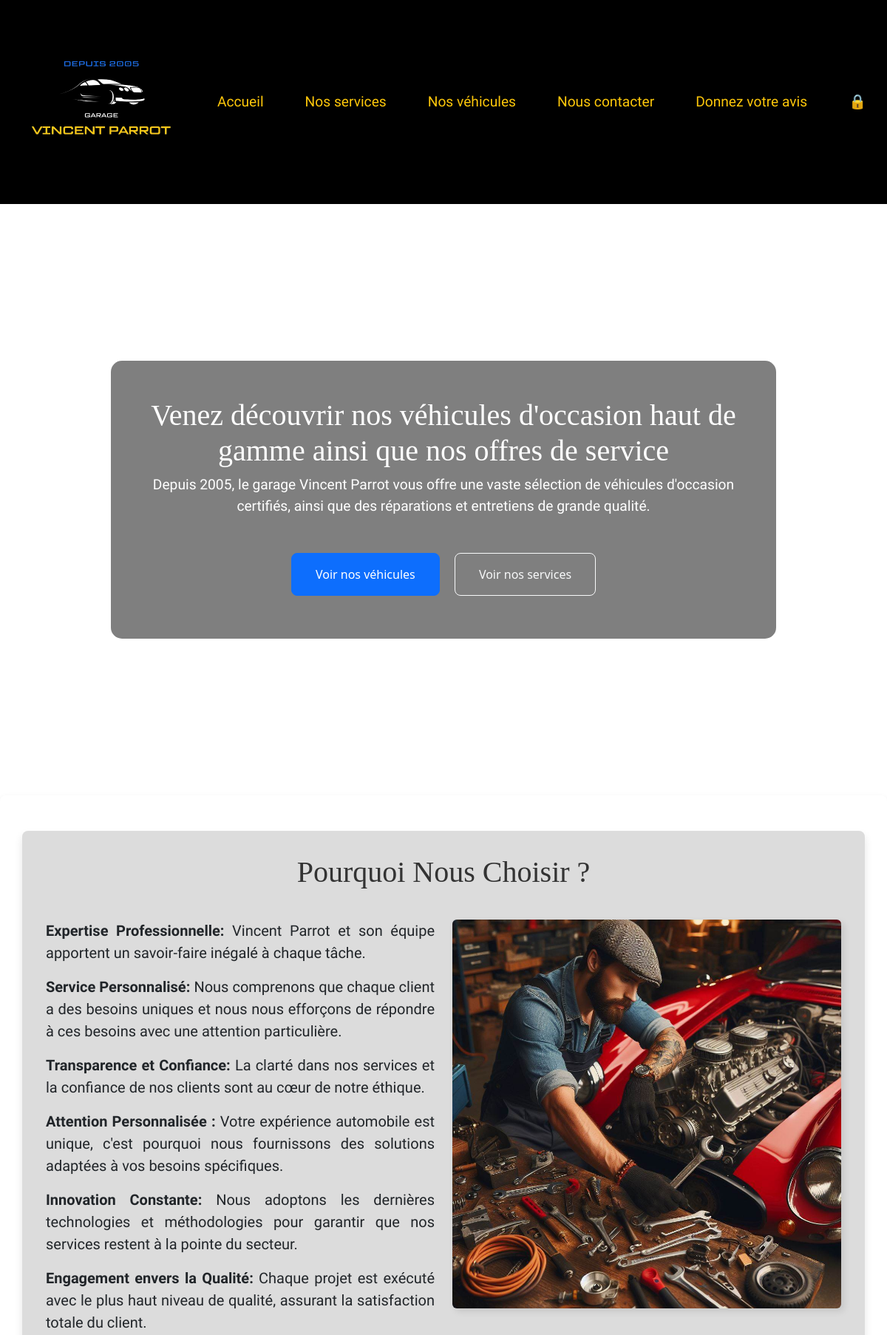
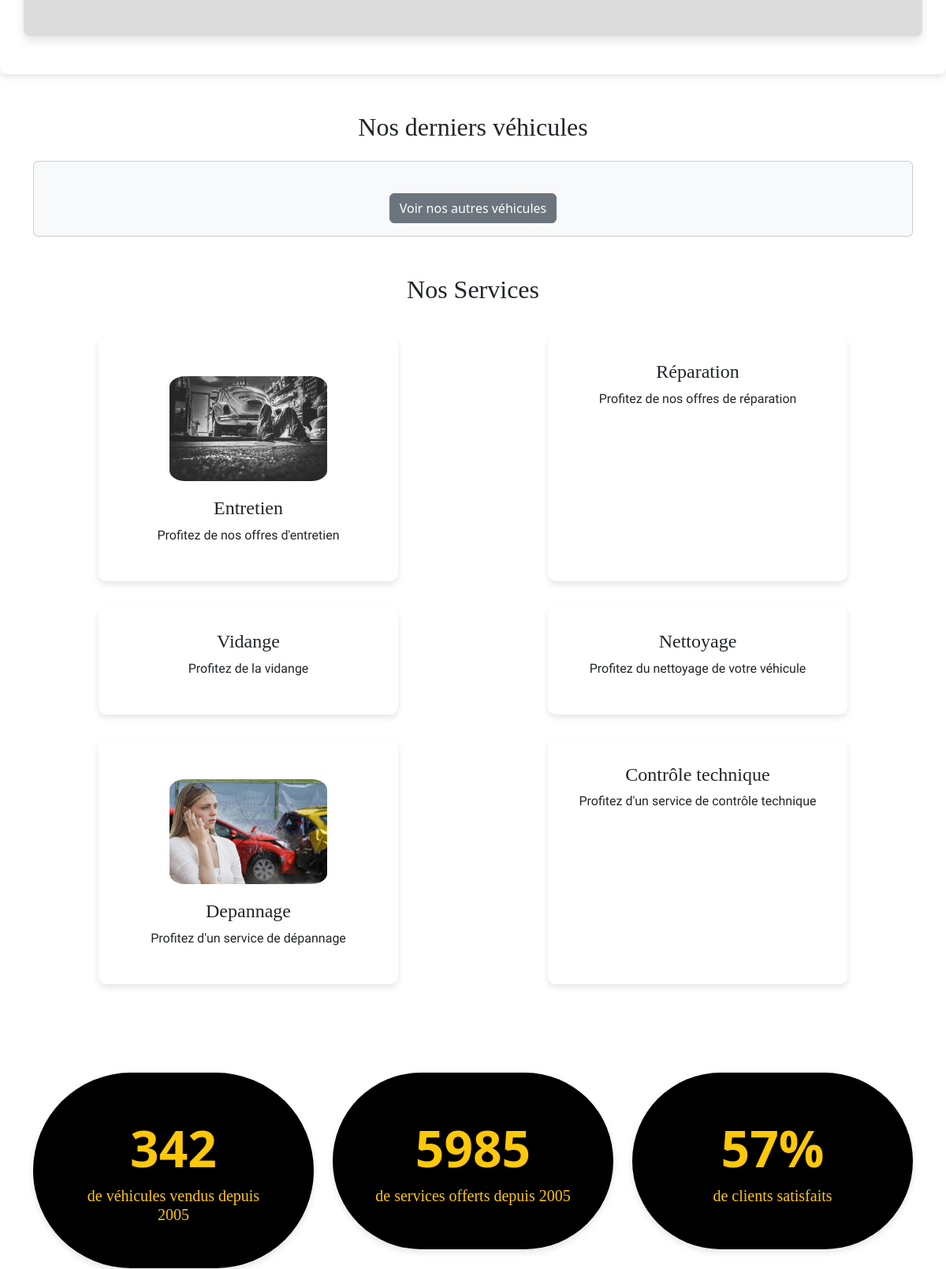
The page / (upper part) on the database its author committed (2 pictures, top to bottom).
### tables this page shows
CREATE TABLE IF NOT EXISTS `services` (
  `id` int(11) NOT NULL AUTO_INCREMENT,
  `description` varchar(255) DEFAULT NULL,
  `title` varchar(255) DEFAULT NULL,
  `img_service` varchar(255) NOT NULL,
  PRIMARY KEY (`id`)
);

### index.php (the view, shortened to what this page needs)
<?php
require_once 'includes/db.php';
try {
    $stmt = $conn->query("SELECT * FROM services");
    $services = $stmt->fetchAll();
} catch(PDOException $e) {
    error_log("Erreur lors de la récupération des services : " . $e->getMessage());
    $error_message = 'Une erreur s\'est produite. Veuillez réessayer plus tard.';
}
require_once 'includes/header.php';
?>
<!DOCTYPE html>
<html lang="fr">
<head>
    <link rel="stylesheet" href="css/global.css">
    <link rel="stylesheet" href="css/index.css">
    <link rel="stylesheet" href="css/services.css">
    <link rel="stylesheet" href="https://stackpath.bootstrapcdn.com/bootstrap/5.3.2/css/bootstrap.min.css">
</head>
<body>
    <main>
        <section class="welcome-section d-flex justify-content-center align-items-center text-center scroll-top">
            <video playsinline autoplay muted loop class="welcome-video">
                <source src="video/welcome_section.mp4" type="video/mp4">
            </video>
            <div class="welcome-text">
                <h1>Venez découvrir nos véhicules d'occasion haut de gamme ainsi que nos offres de service</h1>
                <p>Depuis 2005, le garage Vincent Parrot vous offre une vaste sélection de véhicules d'occasion certifiés, ainsi que des réparations et entretiens de grande qualité.</p>
                <a href="vehicles.php" class="btn btn-primary btn-lg">Voir nos véhicules</a>
                <a href="services.php" class="btn btn-outline-light btn-lg">Voir nos services</a>
            </div>
        </section>
        <section class="why-choose-us py-5 scroll-left">
        <div class="container">
            <div class="row">
                <div class="col-12 mb-4">
                    <h2 class="text-center">Pourquoi Nous Choisir ?</h2>
                </div>
            </div>
            <div class="row align-items-start g-4">
                <div class="col-md-6">
                    <p><strong>Expertise Professionnelle:</strong> Vincent Parrot et son équipe apportent un savoir-faire inégalé à chaque tâche.</p>
                    <p><strong>Service Personnalisé:</strong> Nous comprenons que chaque client a des besoins uniques et nous nous efforçons de répondre à ces besoins avec une attention particulière.</p>
                    <p><strong>Transparence et Confiance:</strong> La clarté dans nos services et la confiance de nos clients sont au cœur de notre éthique.</p>
                    <p><strong>Attention Personnalisée :</strong> Votre expérience automobile est unique, c'est pourquoi nous fournissons des solutions adaptées à vos besoins spécifiques.</p>
                    <p><strong>Innovation Constante:</strong> Nous adoptons les dernières technologies et méthodologies pour garantir que nos services restent à la pointe du secteur.</p>
                    <p><strong>Engagement envers la Qualité:</strong> Chaque projet est exécuté avec le plus haut niveau de qualité, assurant la satisfaction totale du client.</p>
                </div>
                <div class="col-md-6">
                    <img src="img/choose_us.jpg" alt="Image représentative générée en IA" class="img-fluid rounded">
                </div>
            </div>
        </div>
        </section>
        <section class="vehicles-section mt-5 scroll-right">
            <div class="container">
            <h2 class="text-center mb-4">Nos derniers véhicules</h2>
                <div class="card bg-light">
                    <div class="card-body">
                        <div class="text-center mt-4">
                            <a href="vehicles.php" class="btn btn-secondary">Voir nos autres véhicules</a>
                        </div>
                    </div>
                </div>
            </div>
        </section>
        <section class="services-section py-5 scroll-top">
            <div class="container">
                <h2 class="text-center mb-4">Nos Services</h2>
                <div class="row">
                    <?php foreach ($services as $service): ?>
                        <div class="col-md-4 text-center mb-3">
                            <?php
                            $imgPath = 'uploads/' . basename($service['img_service'] ?? '');
                            if (!empty($service['img_service']) && file_exists($imgPath)): ?>
                                <img src="<?php echo htmlspecialchars($imgPath); ?>" alt="Service Image" class="img-fluid">
                            <?php endif; ?>
                            <h4><?php echo isset($service['title']) ? htmlspecialchars($service['title']) : ''; ?></h4>
                            <p><?php echo isset($service['description']) ? htmlspecialchars($service['description']) : ''; ?></p>
                        </div>
                    <?php endforeach; ?>
                </div>
            </div>
        </section>
        <section class="number-section text-center py-5 scroll-top">
            <div class="container">
                <div class="row">
                    <div class="col-md-4">
                        <div class="info-card rounded-pill">
                            <div class="number" id="vehicles-sold">458</div>
                            <h2>de véhicules vendus depuis 2005</h2>
                        </div>
                    </div>
                    <div class="col-md-4">
                        <div class="info-card rounded-pill">
                            <div class="number" id="services-provided">10230</div>
                            <h2>de services offerts depuis 2005</h2>
                        </div>
                    </div>
                    <div class="col-md-4">
                        <div class="info-card rounded-pill text-white">
                            <div class="number" id="satisfied-customers">95%</div>
                            <h2>de clients satisfaits</h2>
                        </div>
                    </div>
                </div>
            </div>
        </section>
    </main>
<?php
require_once 'includes/footer.php';
?>
</body>
</html>

### includes/header.php (shortened to what this page needs)
<!DOCTYPE html>
<html lang="fr">
<head>
    <link rel="stylesheet" href="css/global.css">
    <link rel="stylesheet" href="css/header.css">
    <link rel="stylesheet" href="https://cdn.jsdelivr.net/npm/bootstrap@5.3.2/dist/css/bootstrap.min.css">
    <link rel="stylesheet" href="https://stackpath.bootstrapcdn.com/bootstrap/5.3.2/css/bootstrap.min.css">
    <link rel="stylesheet" href="https://cdnjs.cloudflare.com/ajax/libs/font-awesome/5.15.3/css/all.min.css">
</head>
<body>
    <nav class="navbar navbar-expand-lg navbar-dark">
        <div class="container-fluid">
            <a class="navbar-brand" href="index.php">
                <img src="img/Logo_Garage.png" alt="Logo Garage Vincent Parrot">
            </a>
            <div class="collapse navbar-collapse" id="navbarNav">
                <ul class="navbar-nav">
                    <li class="nav-item"><a class="nav-link" href="index.php">Accueil</a></li>
                    <li class="nav-item"><a class="nav-link" href="services.php">Nos services</a></li>
                    <li class="nav-item"><a class="nav-link" href="vehicles.php">Nos véhicules</a></li>
                    <li class="nav-item"><a class="nav-link" href="contact.php">Nous contacter</a></li>
                    <li class="nav-item"><a class="nav-link" href="submit_comment.php">Donnez votre avis</a></li>
                    <li class="nav-item"><a class="nav-link" href="admin.php">🔒</a></li>
                </ul>
            </div>
        </div>
    </nav>
</body>
</html>

### includes/footer.php (shortened to what this page needs)
<!DOCTYPE html>
<html lang="fr">
<head>
    <link rel="stylesheet" href="css/global.css">
    <link rel="stylesheet" href="css/footer.css">
    <link rel="stylesheet" href="https://stackpath.bootstrapcdn.com/bootstrap/5.3.2/css/bootstrap.min.css">
    <link rel="stylesheet" href="https://cdnjs.cloudflare.com/ajax/libs/font-awesome/5.15.3/css/all.min.css">
</head>
<body>
</body>
</html>

### css/global.css (style rules this page uses)
body, html { margin: 0; padding: 0; font-family: 'Fira Sans', sans-serif; overflow-x: hidden; overflow-y: auto; }
h1, h2, h3, h4, h5, h6 { font-family: 'Playfair Display', serif; font-weight: 700; }
p, li, a { font-family: 'Fira Sans', sans-serif; }

### css/header.css (style rules this page uses)
.navbar { padding: 1 rem 0; }
.navbar-nav { flex-grow: 1; justify-content: center; }
.navbar-brand { flex-grow: 0; }
.navbar-dark { text-align: center; background-color: #000 !important; }
.navbar-dark .navbar-nav .nav-link { margin-right: 40px; font-size: 1.2em; font-weight: 400; color: #fdc70a; transition: color 0.3s ease-in-out; }
.navbar-nav .nav-item:last-child .nav-link { margin-right: 0; }
.navbar-brand img { height: 250px; width: auto; }

### css/index.css (style rules this page uses)
body, html { margin: 0; padding: 0; }
.welcome-section { position: relative; width: 100%; height: 100vh; display: flex; justify-content: center; align-items: center; text-align: center; color: white; overflow: hidden; }
.welcome-video { position: absolute; top: 0; left: 0; right: 0; bottom: 0; width: 100%; height: 100%; object-fit: cover; z-index: -1; }
.welcome-text { position: relative; z-index: 2; max-width: 900px; padding: 50px; background: rgba(0, 0, 0, 0.5); border-radius: 15px; }
.welcome-text p { font-size: 1.2rem; margin-bottom: 40px; }
.welcome-text .btn { margin: 0.5rem; padding: 1rem 2rem; font-size: 1rem; }
.why-choose-us { padding: 2rem 0; }
.why-choose-us .container { background-color: #DCDCDC; padding: 2rem; border-radius: 0.5rem; box-shadow: 0 6px 12px rgba(0, 0, 0, 0.1); }
.why-choose-us h2 { color: #333; margin-bottom: 1rem; font-size: 2.5rem; }
.why-choose-us p { font-size: 1.25rem; text-align: justify; text-justify: inter-word; margin-bottom: 1rem; }
.why-choose-us .col-md-6 img { box-shadow: 4px 4px 10px rgba(0, 0, 0, 0.1); }
.services, .why-choose-us, .contact-us { padding: 1rem; margin-bottom: 1rem; border-radius: 0.5rem; box-shadow: 0 4px 8px rgba(0, 0, 0, 0.1); }
ul { list-style-type: none; padding: 0; }
.btn-secondary { background-color: #000; color: #fdc70a; border: none; }
.info-card { border: 0; border-radius: 50%; box-shadow: 0 4px 8px rgba(0,0,0,0.1); padding: 3rem; margin-bottom: 3rem; position: relative; text-align: center; background-color: black; }
.info-card h2 { font-size: 1.25rem; color: #fdc70a; margin-bottom: 0.5rem; }
.info-card .number { font-size: 4rem; font-weight: bold; color: #fdc70a; }

### css/services.css (style rules this page uses)
.services-section { padding: 4rem 0; }
.services-section .col-md-4 { background-color: #ffffff; border-radius: 10px; box-shadow: 0 4px 8px rgba(0, 0, 0, 0.1); padding: 30px; margin: 1rem; display: flex; flex-direction: column; align-items: center; }
.services-section .img-fluid { border-radius: 10%; max-width: 200px; max-height: 200px; width: auto; height: auto; display: block; margin: 20px auto; object-fit: cover; }
.services-section .row { justify-content: space-around; }

### rows shown on the page
services: img_service (picture), title "Entretien", description "Profitez de nos offres d'entretien"
services: title "Réparation", description "Profitez de nos offres de réparation"
services: title "Vidange", description "Profitez de la vidange"
services: title "Nettoyage", description "Profitez du nettoyage de votre véhicule"
services: img_service (picture), title "Depannage", description "Profitez d'un service de dépannage"
services: title "Contrôle technique", description "Profitez d'un service de contrôle technique"
